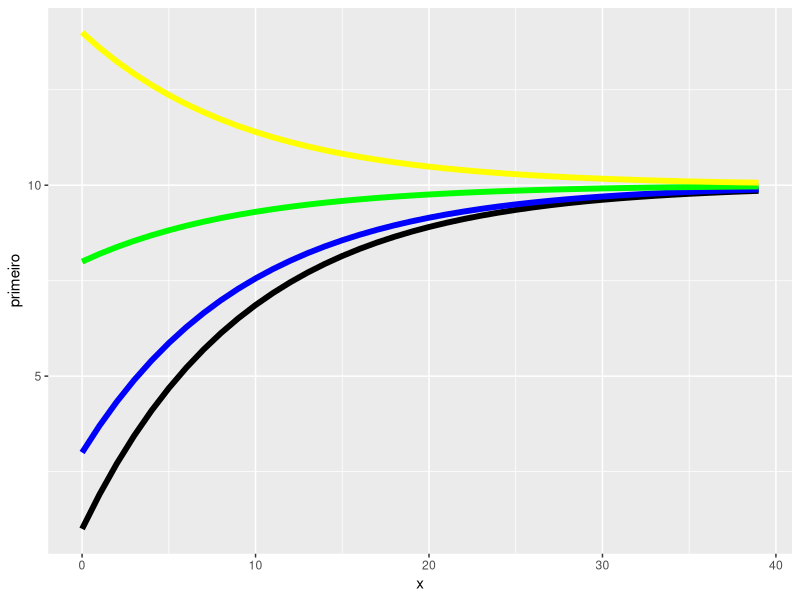

Here is the R script that generated this plot:
## ---- chunk 1

contracao = function(c, A, n, soma = 0) {
  x <- vector()
  x[1] <- c
  
  for(i in 2:n) {
    x[i] <- A*x[i-1] + soma
  }
  
  x
  
}

n = 40
s = 1
A = .9

dados <- tibble::tibble(
                primeiro = contracao(c = 1, A = A, n = n, soma = s),
                segundo = contracao(c = 3, A = A, n = n, soma = s),
                terceiro = contracao(c = 8, A = A, n = n, soma = s), 
                quarto = contracao(c = 14, A = A, n = n, soma = s),
                x = seq(0, n-1, by = 1)
                )


library(ggplot2)

ggplot(dados, aes(x = x)) +
 geom_line(aes(y = primeiro), size = 2) +
  geom_line(aes(y = segundo), color = "blue", size = 2) +
  geom_line(aes(y = terceiro), color = "green", size = 2) +
  geom_line(aes(y = quarto), color = "yellow", size = 2)

